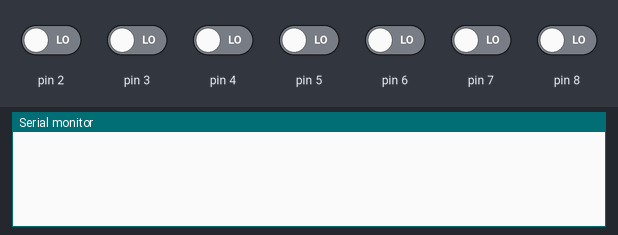
Bench run of a sketch on a simulated Arduino Uno, built with avr-gcc and run on an emulated ATmega328P. Shown: the last lines printed to the serial monitor. The inputs (shaded band) are chosen by the test bench; at power-on: pin 2–8 LOW.

Above: at 1.2 s.
1.3 s: pin 2 driven HIGH
At 1.41 s:
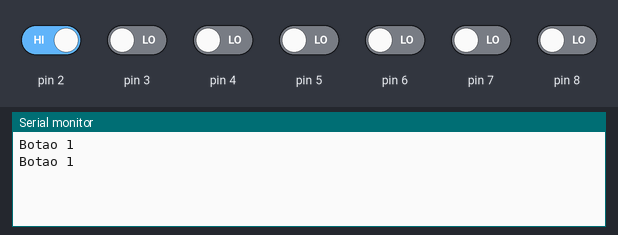
3.2 s: pin 3 driven HIGH
At 4.62 s:
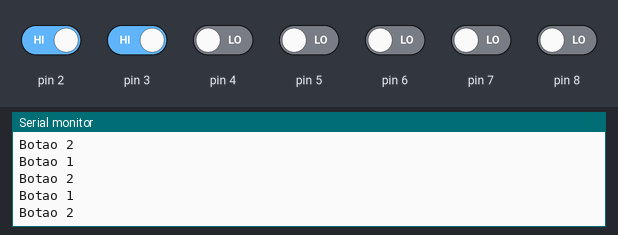
4.7 s: pin 4 driven HIGH
6.2 s: pin 5 driven HIGH
At 6.9 s:
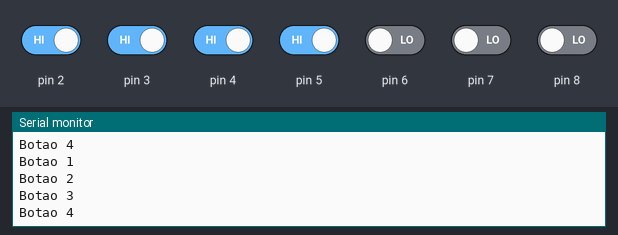
7.7 s: pin 6 driven HIGH
At 8.2 s:
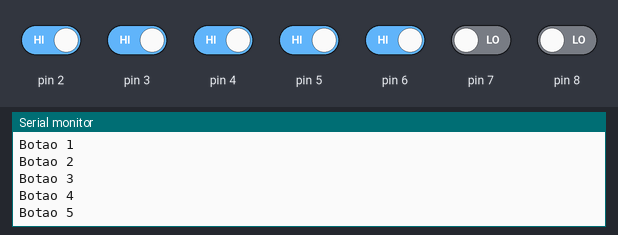
9.2 s: pin 7 driven HIGH
At 10.2 s:
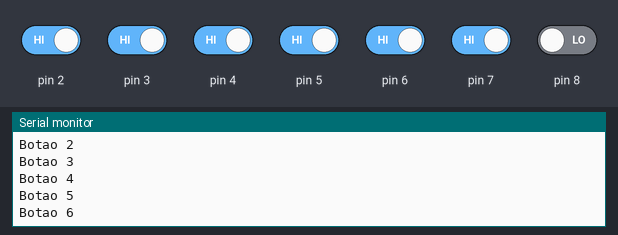
Timing chart, 0 to 11.7 s (numbered marks = the images above; inputs shaded):
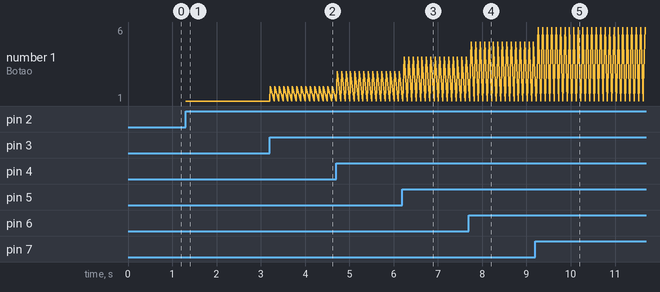

Measured:
- after the input at 1.3 s, the serial monitor: prints a new line at once (image 1)
- after the input at 3.2 s, the serial monitor: prints a new line at once (image 2)
- after the input at 6.2 s, the serial monitor: prints a new line at once (image 3)
- after the input at 7.7 s, the serial monitor: prints a new line after 0.05 s (image 4)
- after the input at 9.2 s, the serial monitor: prints a new line after 0.07 s (image 5)
- plotted number 1: 1 → 2 after the input at 3.2 s, 2 → 3 after the input at 4.7 s, 3 → 4 after the input at 6.2 s, 4 → 5 after the input at 7.7 s, 5 → 6 after the input at 9.2 s

The sketch:

Botoes_em_pull_down.ino
```cpp
void setup()
{
  Serial.begin(9600);

  for(int i=2;i<=8;i++)
  {
    pinMode(i,INPUT);
  }
}

void loop()
{
  if(digitalRead(2)==1)
  {
    Serial.println("Botao 1");
  }

  if(digitalRead(3)==1)
  {
    Serial.println("Botao 2");
  }

  if(digitalRead(4)==1)
  {
    Serial.println("Botao 3");
  }

  if(digitalRead(5)==1)
  {
    Serial.println("Botao 4");
  }

  if(digitalRead(6)==1)
  {
    Serial.println("Botao 5");
  }

  if(digitalRead(7)==1)
  {
    Serial.println("Botao 6");
  }

  if(digitalRead(8)==1)
  {
    Serial.println("Botao 7");
  }

  delay(100);
}
```
